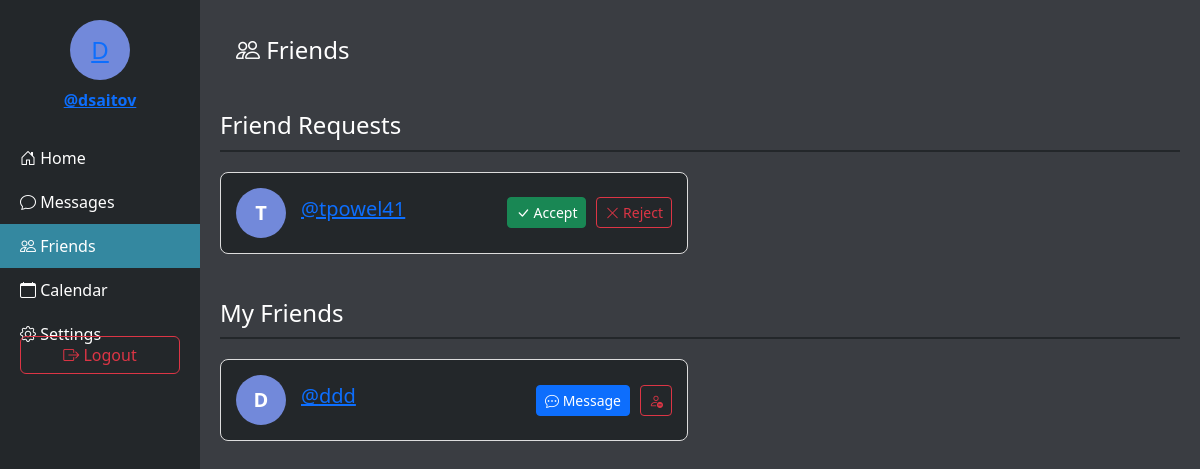
The app's page /friends/ (signed in), older data.
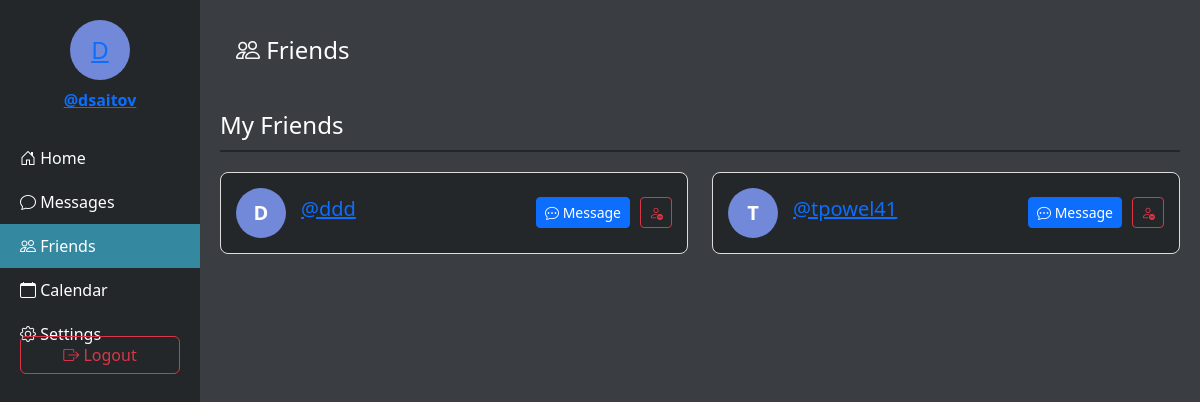
The same page, newer data.
### main/models.py (models this page shows, shortened)
class FriendRequest(models.Model):
    from_user = models.ForeignKey(settings.AUTH_USER_MODEL, related_name='friend_requests_sent', on_delete=models.CASCADE)
    to_user = models.ForeignKey(settings.AUTH_USER_MODEL, related_name='friend_requests_received', on_delete=models.CASCADE)
    created_at = models.DateTimeField(auto_now_add=True)
    class Meta:
        unique_together = ('from_user', 'to_user')

class User(AbstractUser):
    name = models.CharField(max_length=200, null=True)
    email = models.EmailField(unique=True, null=True)
    bio = models.TextField(null=True)
    avatar = models.ImageField(null=True, default="avatar.svg")
    profile_picture = models.ImageField(upload_to='profile_images/', null=True, blank=True)
    groups = models.ManyToManyField(
        'auth.Group',
        related_name='main_user_set',
        blank=True,
        help_text='The groups this user belongs to.',
        verbose_name='groups',
    )
    user_permissions = models.ManyToManyField(
        'auth.Permission',
        related_name='main_user_set',
        blank=True,
        help_text='Specific permissions for this user.',
        verbose_name='user permissions',
    )
    USERNAME_FIELD = 'email'
    REQUIRED_FIELDS = ['username']  # Username is required for AbstractUser
    class Meta:
        app_label = 'main'
        db_table = 'main_user'

### main/views.py (the view)
# urls.py: path('friends/', views.friend_list, name='friend_list'),
@login_required(login_url='login')
def friend_list(request):
    friendships = Friendship.objects.filter(
        Q(user1=request.user) | Q(user2=request.user)
    )
    friends = []
    for friendship in friendships:
        if friendship.user1 == request.user:
            friends.append(friendship.user2)
        else:
            friends.append(friendship.user1)
    friend_requests = FriendRequest.objects.filter(to_user=request.user)
    context = {
        'friends': friends,
        'friend_requests': friend_requests,
    }
    return render(request, 'friends.html', context)

### templates/friends.html (shortened to what the changed rows need)
<!DOCTYPE html>
<html lang="en">
<head>
    <link href="https://cdn.jsdelivr.net/npm/bootstrap@5.3.0/dist/css/bootstrap.min.css" rel="stylesheet">
    <link rel="stylesheet" href="https://cdn.jsdelivr.net/npm/bootstrap-icons@1.10.0/font/bootstrap-icons.css">
</head>
<body>
    <div class="container-fluid">
        <div class="row">
            <div class="col-10 center-column">
                <h4 class="p-3"><i class="bi bi-people"></i> Friends</h4>
                {% if friend_requests %}
                    <h4 class="section-title">Friend Requests</h4>
                    <div class="row">
                        {% for request in friend_requests %}
                            <div class="col-md-6">
                                <div class="friend-card">
                                    {% if request.from_user.profile_picture %}
                                        <div class="friend-avatar">
                                            <img src="{{ request.from_user.profile_picture.url }}" alt="{{ request.from_user.username }}">
                                        </div>
                                    {% else %}
                                        <div class="friend-avatar">
                                            {{ request.from_user.username.0|upper }}
                                        </div>
                                    {% endif %}
                                    <div class="friend-info">
                                        <h5><a href="{% url 'profile' username=request.from_user.username %}">@{{ request.from_user.username }}</a></h5>
                                    </div>
                                    <div class="friend-actions">
                                        <a href="{% url 'accept_friend_request' username=request.from_user.username %}" class="btn btn-success btn-sm">
                                            <i class="bi bi-check-lg"></i> Accept
                                        </a>
                                        <a href="{% url 'reject_friend_request' username=request.from_user.username %}" class="btn btn-outline-danger btn-sm">
                                            <i class="bi bi-x-lg"></i> Reject
                                        </a>
                                    </div>
                                </div>
                            </div>
                        {% endfor %}
                    </div>
                {% endif %}
                <h4 class="section-title">My Friends</h4>
                {% if friends %}
                    <div class="row">
                        {% for friend in friends %}
                            <div class="col-md-6">
                                <div class="friend-card">
                                    {% if friend.profile_picture %}
                                        <div class="friend-avatar">
                                            <img src="{{ friend.profile_picture.url }}" alt="{{ friend.username }}">
                                        </div>
                                    {% else %}
                                        <div class="friend-avatar">
                                            {{ friend.username.0|upper }}
                                        </div>
                                    {% endif %}
                                    <div class="friend-info">
                                        <h5><a href="{% url 'profile' username=friend.username %}">@{{ friend.username }}</a></h5>
                                    </div>
                                    <div class="friend-actions">
                                        <a href="{% url 'conversation' username=friend.username %}" class="btn btn-primary btn-sm">
                                            <i class="bi bi-chat-dots"></i> Message
                                        </a>
                                        <a href="{% url 'unfriend' username=friend.username %}" class="btn btn-outline-danger btn-sm">
                                            <i class="bi bi-person-dash"></i>
                                        </a>
                                    </div>
                                </div>
                            </div>
                        {% endfor %}
                    </div>
                {% else %}
                    <p>You don't have any friends yet. Browse profiles and send friend requests to connect with others!</p>
                {% endif %}
            </div>
        </div>
    </div>
</body>
</html>

Row changes from the older to the newer data that the page shows:
removed FriendRequest: from_user.username.0 "T", from_user.username "tpowel41"
now on this page (row unchanged): User: username.0 "T", username "tpowel41"
Text that changed along with them:
text no longer shown: "Friend Requests"
